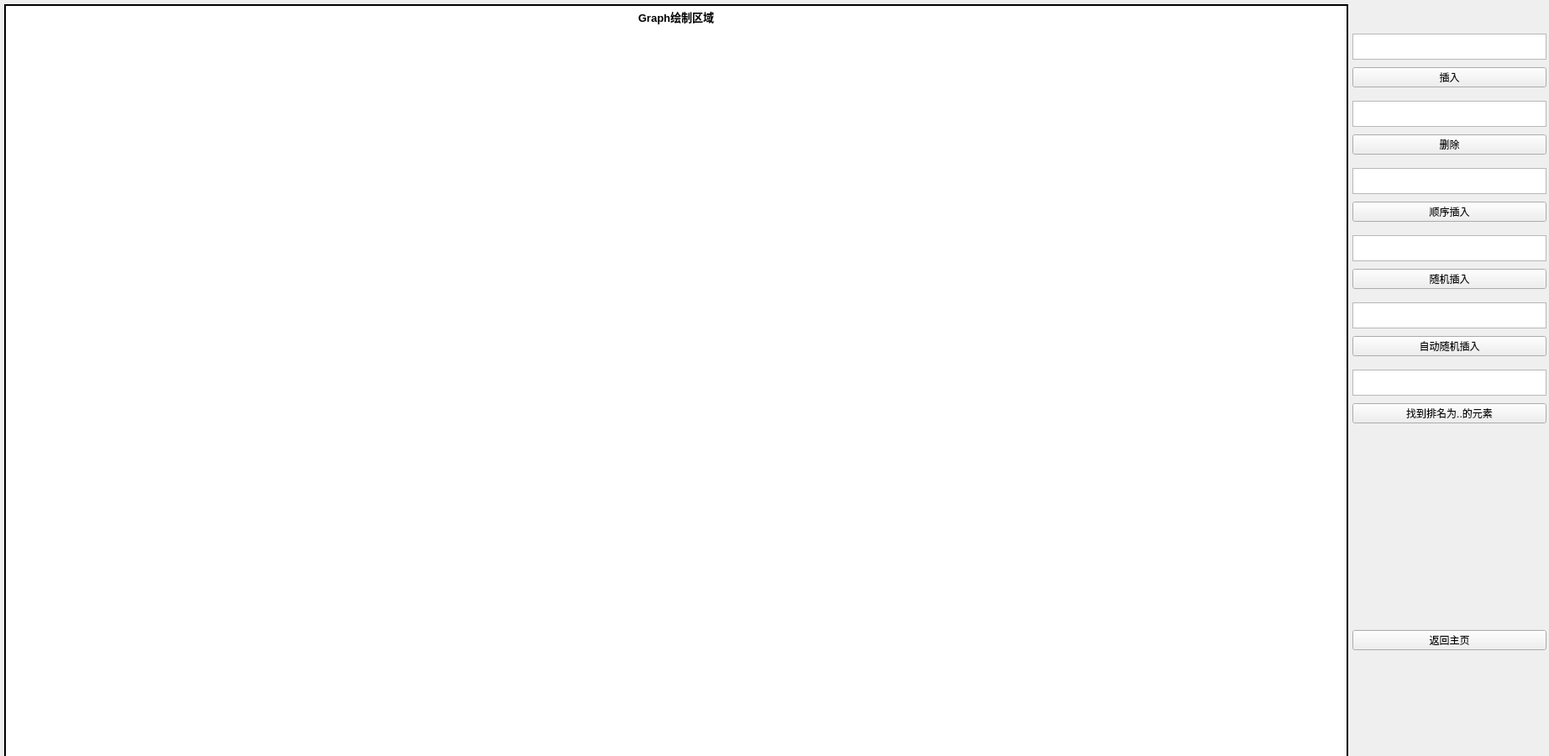
<?xml version="1.0" encoding="UTF-8"?>
<ui version="4.0">
 <class>indexSearchTreePage</class>
 <widget class="QWidget" name="indexSearchTreePage">
  <property name="geometry">
   <rect>
    <x>0</x>
    <y>0</y>
    <width>1844</width>
    <height>900</height>
   </rect>
  </property>
  <property name="sizePolicy">
   <sizepolicy hsizetype="Maximum" vsizetype="Maximum">
    <horstretch>0</horstretch>
    <verstretch>0</verstretch>
   </sizepolicy>
  </property>
  <property name="windowTitle">
   <string>索引搜索树实例</string>
  </property>
  <widget class="QLabel" name="ISzjspng">
   <property name="geometry">
    <rect>
     <x>5</x>
     <y>5</y>
     <width>1600</width>
     <height>1080</height>
    </rect>
   </property>
   <property name="cursor">
    <cursorShape>CrossCursor</cursorShape>
   </property>
   <property name="styleSheet">
    <string notr="true">border:2px solid black; background-color:white</string>
   </property>
   <property name="text">
    <string>&lt;html&gt;&lt;head/&gt;&lt;body&gt;&lt;p align=&quot;center&quot;&gt;&lt;span style=&quot; font-size:10pt; font-weight:600;&quot;&gt;Graph绘制区域&lt;/span&gt;&lt;/p&gt;&lt;/body&gt;&lt;/html&gt;</string>
   </property>
   <property name="textFormat">
    <enum>Qt::AutoText</enum>
   </property>
   <property name="alignment">
    <set>Qt::AlignHCenter|Qt::AlignTop</set>
   </property>
  </widget>
  <widget class="QPushButton" name="ISinsert">
   <property name="geometry">
    <rect>
     <x>1610</x>
     <y>80</y>
     <width>231</width>
     <height>24</height>
    </rect>
   </property>
   <property name="text">
    <string>插入</string>
   </property>
  </widget>
  <widget class="QTextEdit" name="ISinputInsertPair">
   <property name="geometry">
    <rect>
     <x>1610</x>
     <y>40</y>
     <width>231</width>
     <height>31</height>
    </rect>
   </property>
  </widget>
  <widget class="QPushButton" name="ISerase">
   <property name="geometry">
    <rect>
     <x>1610</x>
     <y>160</y>
     <width>231</width>
     <height>24</height>
    </rect>
   </property>
   <property name="text">
    <string>删除</string>
   </property>
  </widget>
  <widget class="QTextEdit" name="ISinputEraseKey">
   <property name="geometry">
    <rect>
     <x>1610</x>
     <y>120</y>
     <width>231</width>
     <height>31</height>
    </rect>
   </property>
  </widget>
  <widget class="QTextEdit" name="ISinput_shunxucharu">
   <property name="geometry">
    <rect>
     <x>1610</x>
     <y>200</y>
     <width>231</width>
     <height>31</height>
    </rect>
   </property>
  </widget>
  <widget class="QPushButton" name="ISshunxucharu">
   <property name="geometry">
    <rect>
     <x>1610</x>
     <y>240</y>
     <width>231</width>
     <height>24</height>
    </rect>
   </property>
   <property name="text">
    <string>顺序插入</string>
   </property>
  </widget>
  <widget class="QTextEdit" name="ISinput_suijicharu">
   <property name="geometry">
    <rect>
     <x>1610</x>
     <y>280</y>
     <width>231</width>
     <height>31</height>
    </rect>
   </property>
  </widget>
  <widget class="QPushButton" name="ISsuijicharu">
   <property name="geometry">
    <rect>
     <x>1610</x>
     <y>320</y>
     <width>231</width>
     <height>24</height>
    </rect>
   </property>
   <property name="text">
    <string>随机插入</string>
   </property>
  </widget>
  <widget class="QTextEdit" name="ISinput_zidongsuijicharu">
   <property name="geometry">
    <rect>
     <x>1610</x>
     <y>360</y>
     <width>231</width>
     <height>31</height>
    </rect>
   </property>
  </widget>
  <widget class="QPushButton" name="ISzidongsuijicharu">
   <property name="geometry">
    <rect>
     <x>1610</x>
     <y>400</y>
     <width>231</width>
     <height>24</height>
    </rect>
   </property>
   <property name="text">
    <string>自动随机插入</string>
   </property>
  </widget>
  <widget class="QPushButton" name="ISfanhuizhuye">
   <property name="geometry">
    <rect>
     <x>1610</x>
     <y>750</y>
     <width>231</width>
     <height>24</height>
    </rect>
   </property>
   <property name="text">
    <string>返回主页</string>
   </property>
  </widget>
  <widget class="QPushButton" name="ISelementOfRank">
   <property name="geometry">
    <rect>
     <x>1610</x>
     <y>480</y>
     <width>231</width>
     <height>24</height>
    </rect>
   </property>
   <property name="text">
    <string>找到排名为..的元素</string>
   </property>
  </widget>
  <widget class="QTextEdit" name="ISinput_elementOfRank">
   <property name="geometry">
    <rect>
     <x>1610</x>
     <y>440</y>
     <width>231</width>
     <height>31</height>
    </rect>
   </property>
  </widget>
 </widget>
 <resources/>
 <connections/>
</ui>
